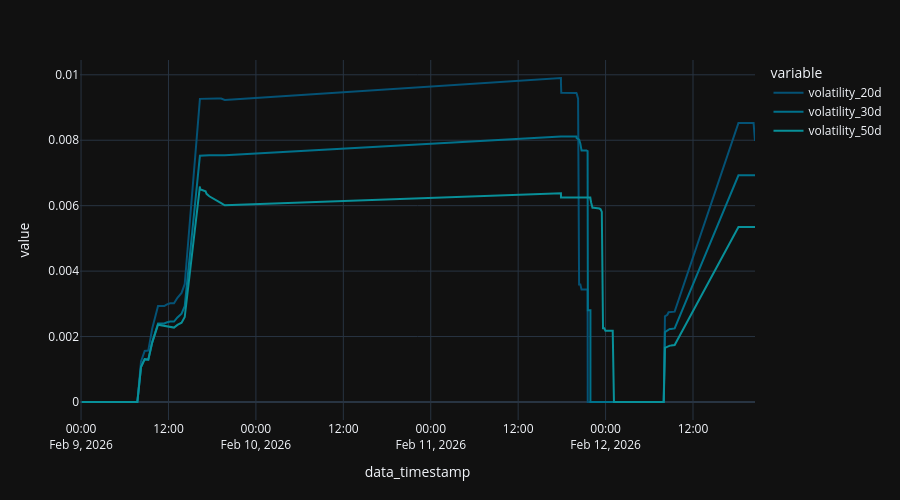

The notebook cell this image was saved under:
### Code cell
x = df[df['ticker'] == asset_name][['data_timestamp', 'volatility_20d', 'volatility_30d', 'volatility_50d', 'ticker']].sort_values(by="data_timestamp")

fig = px.line (
  x,
  "data_timestamp",
  ['volatility_20d',"volatility_30d", "volatility_50d"],
#   color_discrete_sequence="Tealgrn_r",
)

fig.update_layout (
  height=500,
)

### Figure 1 — Plotly figure (JSON) as saved in the notebook; plotly's stock layout.template omitted (floating-point values rounded to 4 significant figures; data arrays with more than 128 entries replaced by an {"elided": "..."} marker saying what was removed)
{"data": [{"hovertemplate": "variable=volatility_20d<br>data_timestamp=%{x}<br>value=%{y}<extra></extra>", "legendgroup": "volatility_20d", "line": {"color": "rgb(4, 82, 117)", "dash": "solid"}, "marker": {"symbol": "circle"}, "mode": "lines", "name": "volatility_20d", "orientation": "v", "showlegend": true, "type": "scatter", "x": {"elided": "160 str values"}, "xaxis": "x", "y": {"elided": "160 float values"}, "yaxis": "y"}, {"hovertemplate": "variable=volatility_30d<br>data_timestamp=%{x}<br>value=%{y}<extra></extra>", "legendgroup": "volatility_30d", "line": {"color": "rgb(0, 113, 139)", "dash": "solid"}, "marker": {"symbol": "circle"}, "mode": "lines", "name": "volatility_30d", "orientation": "v", "showlegend": true, "type": "scatter", "x": {"elided": "160 str values"}, "xaxis": "x", "y": {"elided": "160 float values"}, "yaxis": "y"}, {"hovertemplate": "variable=volatility_50d<br>data_timestamp=%{x}<br>value=%{y}<extra></extra>", "legendgroup": "volatility_50d", "line": {"color": "rgb(8, 144, 153)", "dash": "solid"}, "marker": {"symbol": "circle"}, "mode": "lines", "name": "volatility_50d", "orientation": "v", "showlegend": true, "type": "scatter", "x": {"elided": "160 str values"}, "xaxis": "x", "y": {"elided": "160 float values"}, "yaxis": "y"}], "layout": {"height": 500, "legend": {"title": {"text": "variable"}, "tracegroupgap": 0}, "margin": {"t": 60}, "xaxis": {"anchor": "y", "domain": [0, 1], "title": {"text": "data_timestamp"}}, "yaxis": {"anchor": "x", "domain": [0, 1], "title": {"text": "value"}}}}
